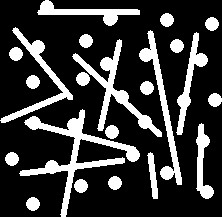
%> input picture Courses' Homeworks/Digital Image Processing/Homework 05/codes/input/circle_and_lines.jpg, 222 x 217 px
$ octave ex04_partA.m   (GNU Octave 9; MATLAB toolbox functions it lacks are replaced by stand-ins)
%> lines starting %> are read from the running program, lines starting %| are printed output that depends on the picture; in (x1, y1, x2, y2) boxes, pixels count from 0 and x2, y2 are one past the last pixel; in counts of white or black regions, pixels touching at a corner belong together; the program's own positions count from 1
clear; close all; clc; warning off

im = imread('input\circle_and_lines.jpg');
%> im is the input picture: size 217x222 uint8; min 0, max 255, mean 56.8
level = graythresh(im);
%> level = 0.496
imBin = im2bw(im,level);
%> imBin: size 217x222 logical; 22.2% white; 22 white regions, largest, box (x1, y1, x2, y2) and area: (19, 109, 140, 217) 2271, (72, 39, 162, 137) 1502, (139, 30, 182, 185) 1227
figure; imshow(imBin);

%% Separating circles
se1 = strel('disk',9);
imCircles = imopen(imBin,se1);
%> imCircles: size 217x222 logical; every value is 0
figure; imshow(imCircles);
se1 = strel('disk',3);
imCircles = imopen(imBin,se1);
%> imCircles: size 217x222 logical; 22.1% white; 22 white regions, largest, box (x1, y1, x2, y2) and area: (20, 110, 140, 217) 2257, (73, 40, 162, 137) 1492, (139, 31, 182, 185) 1221
figure; imshow(imCircles);
se1 = strel('disk',6);
imCircles = imopen(imBin,se1);
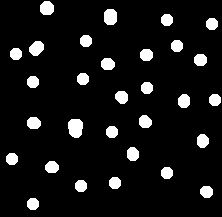
%> imCircles: size 217x222 logical; 8.4% white; 30 white regions, largest, box (x1, y1, x2, y2) and area: (68, 119, 83, 138) 238, (104, 9, 117, 25) 184, (29, 41, 44, 56) 167
figure; imshow(imCircles);
[~,numCC] = bwlabel(imCircles,8);
%> numCC = 30
imwrite(imCircles,'output\ex04_circle.png');

%% Separating lines
linDeg0 = imopen(imBin,strel('line',60,0)); figure; imshow(linDeg0);
%> after `linDeg0 = imopen(imBin,strel('line',60,0))`:
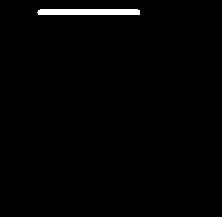
%> linDeg0: size 217x222 logical; 1.3% white; 1 white region, box (x1, y1, x2, y2) and area: (37, 9, 140, 15) 609
linDeg10 = imopen(imBin,strel('line',60,10)); figure; imshow(linDeg10);
%> after `linDeg10 = imopen(imBin,strel('line',60,10))`:
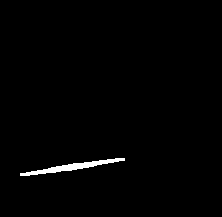
%> linDeg10: size 217x222 logical; 1.1% white; 1 white region, box (x1, y1, x2, y2) and area: (20, 158, 125, 176) 509
linDeg20 = imopen(imBin,strel('line',60,20)); figure; imshow(linDeg20);
%> after `linDeg20 = imopen(imBin,strel('line',60,20))`: linDeg20: size 217x222 logical; 0.62% white; 1 white region, box (x1, y1, x2, y2) and area: (0, 93, 72, 121) 300
linDeg75 = imopen(imBin,strel('line',60,75)); linDeg75 = imclose(linDeg75,strel('line',60,75)); figure; imshow(linDeg75);
%> after `linDeg75 = imopen(imBin,strel('line',60,75))`: linDeg75: size 217x222 logical; 0.8% white; 2 white regions, box (x1, y1, x2, y2) and area: (98, 40, 122, 131) 308, (61, 179, 73, 217) 79
%> after `linDeg75 = imclose(linDeg75,strel('line',60,75))`: linDeg75: size 217x222 logical; 0.81% white; 2 white regions, box (x1, y1, x2, y2) and area: (98, 40, 122, 131) 310, (61, 179, 73, 217) 81
linDeg95 = imopen(imBin,strel('line',40,95)); linDeg95 = imdilate(linDeg95,strel('disk',1)); figure; imshow(linDeg95);
%> after `linDeg95 = imopen(imBin,strel('line',40,95))`: linDeg95: size 217x222 logical; 2.9% white; 4 white regions, box (x1, y1, x2, y2) and area: (150, 30, 180, 185) 855, (148, 152, 158, 199) 247, (197, 126, 204, 198) 246, (72, 118, 77, 157) 39
%> after `linDeg95 = imdilate(linDeg95,strel('disk',1))`:
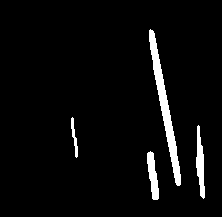
%> linDeg95: size 217x222 logical; 4.2% white; 4 white regions, box (x1, y1, x2, y2) and area: (149, 29, 181, 186) 1170, (196, 125, 205, 199) 392, (147, 151, 159, 200) 349, (71, 117, 78, 158) 119
linDeg135 = imopen(imBin,strel('line',60,135)); linDeg135 = imdilate(linDeg135,strel('disk',1)); figure; imshow(linDeg135);
%> after `linDeg135 = imopen(imBin,strel('line',60,135))`: linDeg135: size 217x222 logical; 1.7% white; 2 white regions, box (x1, y1, x2, y2) and area: (73, 53, 162, 137) 612, (13, 32, 73, 96) 216
%> after `linDeg135 = imdilate(linDeg135,strel('disk',1))`:
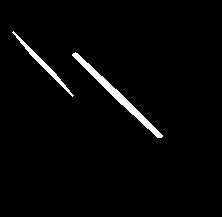
%> linDeg135: size 217x222 logical; 2.4% white; 2 white regions, box (x1, y1, x2, y2) and area: (72, 52, 163, 138) 794, (12, 31, 74, 97) 346
linDeg170 = imopen(imBin,strel('line',60,170)); figure; imshow(linDeg170);
%> after `linDeg170 = imopen(imBin,strel('line',60,170))`:
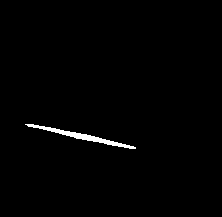
%> linDeg170: size 217x222 logical; 0.98% white; 1 white region, box (x1, y1, x2, y2) and area: (25, 124, 136, 149) 472

imLines = linDeg0 | linDeg10 | linDeg20 | linDeg75 | linDeg95 | linDeg135 | linDeg170;
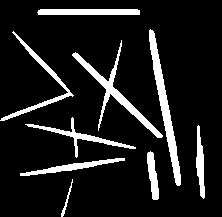
%> imLines: size 217x222 logical; 11.2% white; 9 white regions, largest, box (x1, y1, x2, y2) and area: (149, 29, 181, 186) 1170, (72, 40, 163, 138) 1063, (0, 31, 74, 121) 642
figure; imshow(imLines);
imwrite(imLines,'output\ex04_line.png');

$ run again, with Courses' Homeworks/Digital Image Processing/Homework 05/codes/input/dog.jpg copied over Courses' Homeworks/Digital Image Processing/Homework 05/codes/input/circle_and_lines.jpg
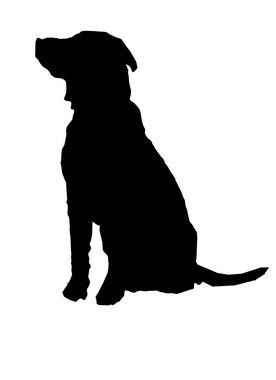
%> input picture Courses' Homeworks/Digital Image Processing/Homework 05/codes/input/dog.jpg, 276 x 380 px
%> im is the input picture: size 380x276 uint8; min 0, max 255, mean 191.2
%> level = 0.502
%> `imBin = im2bw(im,level);`:
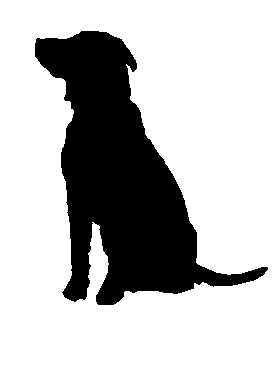
%> imBin: size 380x276 logical; 75% white; 1 black region, box (x1, y1, x2, y2) and area: (35, 31, 268, 305) 26248
%> numCC = 1
%> linDeg0: size 380x276 logical; 73.3% white; 1 black region, box (x1, y1, x2, y2) and area: (35, 31, 276, 305) 28041
%> linDeg10: size 380x276 logical; 73.3% white; 1 black region, box (x1, y1, x2, y2) and area: (35, 31, 276, 305) 27971
%> linDeg20: size 380x276 logical; 73.7% white; 1 black region, box (x1, y1, x2, y2) and area: (35, 31, 276, 305) 27595
%> linDeg75: size 380x276 logical; 74.3% white; 7 black regions (6 under 20 px), largest, box (x1, y1, x2, y2) and area: (35, 31, 268, 305) 26976
%> linDeg75: size 380x276 logical; 76.8% white; 1 black region, box (x1, y1, x2, y2) and area: (61, 31, 197, 305) 24298
%> linDeg95: size 380x276 logical; 74.4% white; 1 black region, box (x1, y1, x2, y2) and area: (35, 31, 268, 305) 26863
%> linDeg95: size 380x276 logical; 75.3% white; 1 black region, box (x1, y1, x2, y2) and area: (36, 32, 267, 304) 25856
%> linDeg135: size 380x276 logical; 72.9% white; 1 black region, box (x1, y1, x2, y2) and area: (35, 31, 276, 305) 28462
%> linDeg135: size 380x276 logical; 73.7% white; 1 black region, box (x1, y1, x2, y2) and area: (36, 32, 276, 304) 27613
%> linDeg170: size 380x276 logical; 73.3% white; 1 black region, box (x1, y1, x2, y2) and area: (35, 31, 276, 305) 28026
%> `imLines = linDeg0 | linDeg10 | linDeg20 | linDeg75 | linDeg95 | linDeg..`:
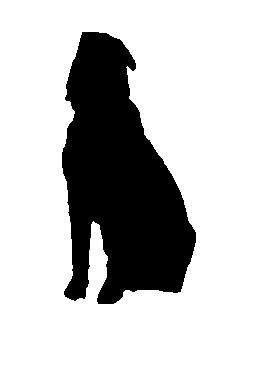
%> imLines: size 380x276 logical; 78.1% white; 1 black region, box (x1, y1, x2, y2) and area: (62, 32, 196, 304) 22961

$ run again, with Courses' Homeworks/Digital Image Processing/Homework 05/codes/input/girl.jpg copied over Courses' Homeworks/Digital Image Processing/Homework 05/codes/input/circle_and_lines.jpg
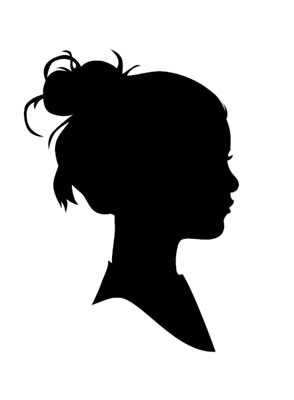
%> input picture Courses' Homeworks/Digital Image Processing/Homework 05/codes/input/girl.jpg, 294 x 400 px
%> im is the input picture: size 400x294x3 uint8; min 0, max 255, mean 180.6
%> level = 0.502
%> `imBin = im2bw(im,level);`:
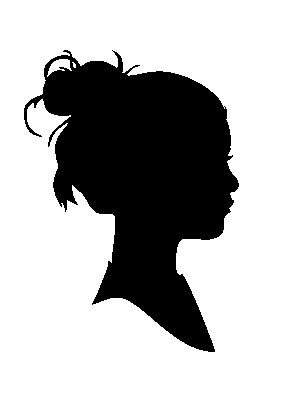
%> imBin: size 400x294 logical; 70.8% white; 1 black region, box (x1, y1, x2, y2) and area: (24, 50, 239, 352) 34345
%> numCC = 1
%> linDeg0: size 400x294 logical; 68% white; 1 black region, box (x1, y1, x2, y2) and area: (0, 50, 239, 352) 37665
%> linDeg10: size 400x294 logical; 68.4% white; 1 black region, box (x1, y1, x2, y2) and area: (0, 50, 239, 352) 37114
%> linDeg20: size 400x294 logical; 68.6% white; 1 black region, box (x1, y1, x2, y2) and area: (0, 50, 239, 352) 36921
%> linDeg75: size 400x294 logical; 68.6% white; 1 black region, box (x1, y1, x2, y2) and area: (24, 50, 239, 352) 36979
%> linDeg75: size 400x294 logical; 69.7% white; 1 black region, box (x1, y1, x2, y2) and area: (28, 50, 237, 340) 35680
%> linDeg95: size 400x294 logical; 69.2% white; 1 black region, box (x1, y1, x2, y2) and area: (24, 50, 239, 352) 36169
%> linDeg95: size 400x294 logical; 70.1% white; 1 black region, box (x1, y1, x2, y2) and area: (25, 51, 238, 351) 35129
%> linDeg135: size 400x294 logical; 68.8% white; 1 black region, box (x1, y1, x2, y2) and area: (24, 50, 239, 352) 36691
%> linDeg135: size 400x294 logical; 69.6% white; 1 black region, box (x1, y1, x2, y2) and area: (25, 51, 238, 351) 35713
%> linDeg170: size 400x294 logical; 67.9% white; 1 black region, box (x1, y1, x2, y2) and area: (0, 50, 239, 352) 37805
%> `imLines = linDeg0 | linDeg10 | linDeg20 | linDeg75 | linDeg95 | linDeg..`:
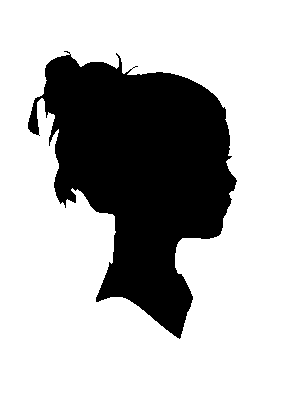
%> imLines: size 400x294 logical; 71.9% white; 1 black region, box (x1, y1, x2, y2) and area: (28, 51, 237, 339) 33075
